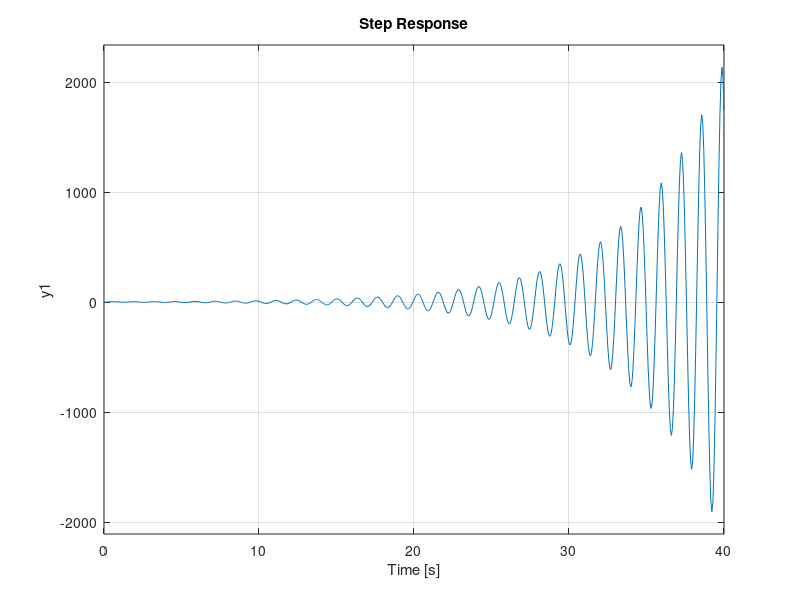

Write the MATLAB code that produced this figure.
close all; clear all; history -c; clc;
pkg load control;

s = tf("s");
G4 = (50*s + 8)/(s^3 + 23*s + 8);

% Enciso 1:
PolosG4 = pole(G4)

% Enciso 2:
pzmap(G4)

% Enciso 3:
if all(real(PolosG4)<0)
  disp("El Sistema es Estable");
else
  disp("El Sistema es Inestable");
end

% Enciso 4:
step(G4)
